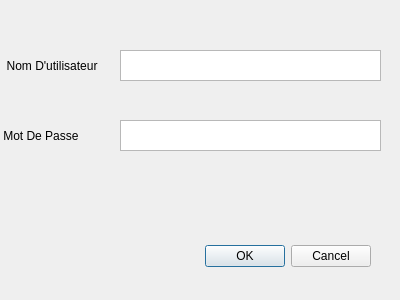
<?xml version="1.0" encoding="UTF-8"?>
<ui version="4.0">
 <class>LogInDialog</class>
 <widget class="QDialog" name="LogInDialog">
  <property name="geometry">
   <rect>
    <x>0</x>
    <y>0</y>
    <width>400</width>
    <height>300</height>
   </rect>
  </property>
  <property name="windowTitle">
   <string>Dialog</string>
  </property>
  <widget class="QDialogButtonBox" name="buttonBox">
   <property name="geometry">
    <rect>
     <x>30</x>
     <y>240</y>
     <width>341</width>
     <height>32</height>
    </rect>
   </property>
   <property name="orientation">
    <enum>Qt::Horizontal</enum>
   </property>
   <property name="standardButtons">
    <set>QDialogButtonBox::Cancel|QDialogButtonBox::Ok</set>
   </property>
  </widget>
  <widget class="QTextEdit" name="USRIN">
   <property name="geometry">
    <rect>
     <x>120</x>
     <y>50</y>
     <width>261</width>
     <height>31</height>
    </rect>
   </property>
  </widget>
  <widget class="QLabel" name="MDP">
   <property name="geometry">
    <rect>
     <x>-40</x>
     <y>110</y>
     <width>241</width>
     <height>51</height>
    </rect>
   </property>
   <property name="text">
    <string>             Mot De Passe</string>
   </property>
  </widget>
  <widget class="QTextEdit" name="MDPIN">
   <property name="geometry">
    <rect>
     <x>120</x>
     <y>120</y>
     <width>261</width>
     <height>31</height>
    </rect>
   </property>
  </widget>
  <widget class="QLabel" name="USR">
   <property name="geometry">
    <rect>
     <x>-30</x>
     <y>50</y>
     <width>181</width>
     <height>31</height>
    </rect>
   </property>
   <property name="text">
    <string>           Nom D'utilisateur</string>
   </property>
  </widget>
 </widget>
 <resources/>
 <connections>
  <connection>
   <sender>buttonBox</sender>
   <signal>accepted()</signal>
   <receiver>LogInDialog</receiver>
   <slot>accept()</slot>
   <hints>
    <hint type="sourcelabel">
     <x>248</x>
     <y>254</y>
    </hint>
    <hint type="destinationlabel">
     <x>157</x>
     <y>274</y>
    </hint>
   </hints>
  </connection>
  <connection>
   <sender>buttonBox</sender>
   <signal>rejected()</signal>
   <receiver>LogInDialog</receiver>
   <slot>reject()</slot>
   <hints>
    <hint type="sourcelabel">
     <x>316</x>
     <y>260</y>
    </hint>
    <hint type="destinationlabel">
     <x>286</x>
     <y>274</y>
    </hint>
   </hints>
  </connection>
 </connections>
</ui>
